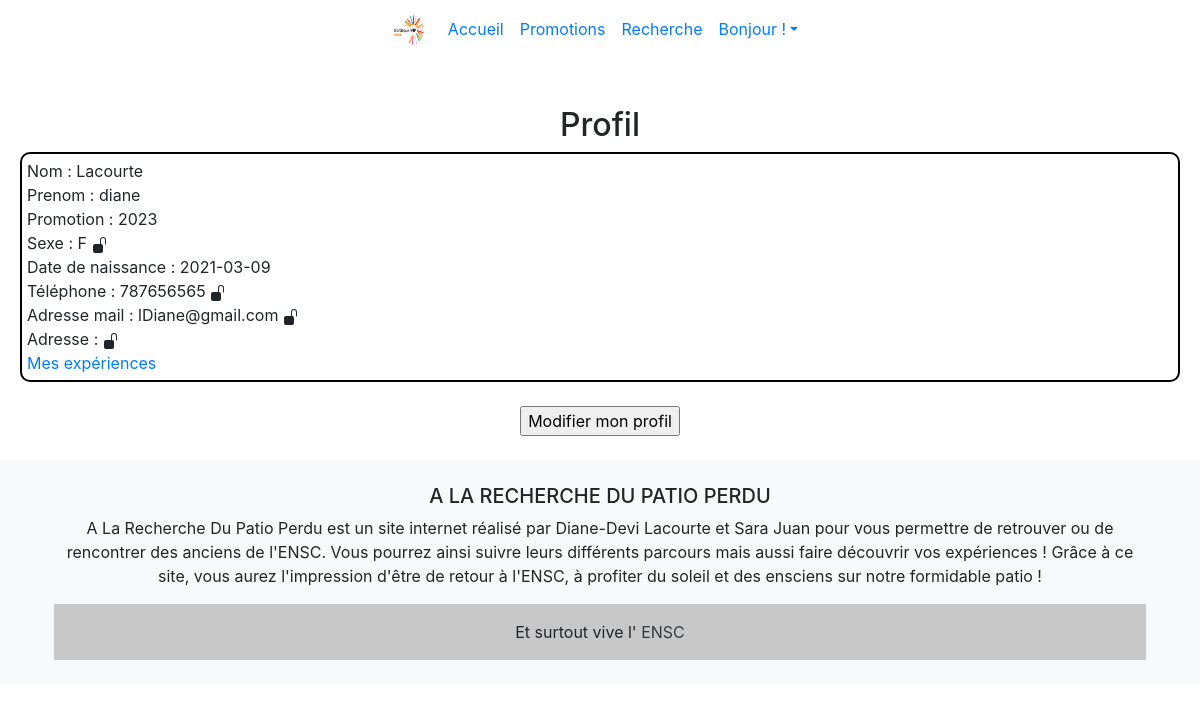
The page /profil.php (signed in) on the database its author committed.
### tables this page shows
CREATE TABLE `eleve` (
  `id_eleve` int(10) NOT NULL,
  `nom_eleve` varchar(50) DEFAULT NULL,
  `prenom_eleve` varchar(50) DEFAULT NULL,
  `sexe` varchar(1) DEFAULT NULL,
  `date_naissance` date DEFAULT NULL,
  `telephone_eleve` int(10) DEFAULT NULL,
  `ad_mail` varchar(50) DEFAULT NULL,
  `ad_postale` varchar(50) DEFAULT NULL,
  `code_postal` int(5) DEFAULT NULL,
  `ville` varchar(50) DEFAULT NULL,
  `annee` int(11) NOT NULL,
  `id_etat` int(11) NOT NULL,
  `id_gestionnaire` int(11) NOT NULL
);

### includes/functions.php (called while the page is built, shortened)
<?php
function getDb() {
    $server = "localhost";
    $username = "alarunru_admin";
    $password = "20kaonashi23";
    $db = "alarunru_anciens";
    return new PDO("mysql:host=$server;dbname=$db;charset=utf8", "$username", "$password",
    array(PDO::ATTR_ERRMODE => PDO::ERRMODE_EXCEPTION));
}
function get_info_from_eleve($nom, $prenom){
    $request = getDb() -> prepare("SELECT * FROM eleve WHERE nom_eleve=? AND prenom_eleve=?");
    $request->execute(array($nom,$prenom));
    return $request;
}
function get_id_etat($nom, $prenom){
    $request=getDB() -> prepare("SELECT id_etat FROM eleve WHERE nom_eleve=? AND prenom_eleve=?");
    $request->execute(array($nom, $prenom));
    return $request;
}
function is_available($id_etat){
    $request = getDB() -> prepare("SELECT * FROM etat WHERE id_etat=?");
    $request -> execute(array($id_etat));
    return $request;
}
function get_utilisateur($user){
    $request=getDB() -> prepare("SELECT nom_eleve, prenom_eleve FROM eleve, acces WHERE acces.id_eleve = eleve.id_eleve
    AND acces.nom_utilisateur=?");
    $request -> execute(array($user));
    return $request;
}
function is_gest_connected(){
    $request=getDB()->prepare("SELECT login_gestionnaire FROM gestionnaire");
    $request->execute();
    $res = $request->fetch();
}

### profil.php (the view, shortened to what this page needs)
<?php
include_once "includes/head.php";
include_once "includes/functions.php";
    $user = $_SESSION['login'];
    $info = get_utilisateur($user);
    $result = $info ->fetchAll();
    foreach( $result as $ligne)
            { $nom = $ligne['nom_eleve'];
                $prenom = $ligne['prenom_eleve'];
            }
    $info = get_info_from_eleve($nom, $prenom);
    $res = $info->fetchAll();
    $etat = get_id_etat($nom, $prenom);
    $id_etat = $etat->fetch();
    $dispo = is_available($id_etat['id_etat']);
    $result = $dispo->fetchAll();?>
<html>
    <?php include_once "includes/header.php";?>
    <h2 class = "titre_page">Profil</h2>
    <div class="cadre">
    <?php
    if (isset($_GET['update'])){
        $update = $_GET['update'];
            ?>
        <form method="POST" action="changeprofil.php" role="form">
        	<fieldset class="titre_page"><legend>Informations Personnelles</legend>
	        <p><input type="text" name="dateNaissance" id="da" placeholder="AAAA-MM-JJ" size="30" maxlength="50" /></p>
	        <p><input type="text" name="promotion" id="promo" placeholder="AAAA" size="30" maxlength="50" /></p>
	        <p>
	        <select name="genre" id="genre">
			<option value="M">Masculin</option>
			<option value="F">Féminin</option>
			<option value="A">Autre</option>
			</select>
			<label class="switch" name="secuGenre">
			<input type="checkbox" name="secuGenre">
			<span class="slider round">Je veux que cette info reste privée</span>
			</label>
            </p>
            <hr/>
			<fieldset class="titre_page"><legend>Contact</legend>
			<p><input type="text" name="tel" id="tel" placeholder="N° de téléphone" size="30" maxlength="50" /></p>
			<label class="switch">
			<input type="checkbox" name="secuTel">
			<span class="slider round">Je veux que cette info reste privée</span>
			</label>
			<p><input type="text" name="mail" id="mail" placeholder="Adresse mail" size="30" maxlength="50" /></p>
			<label class="switch" >
			<input type="checkbox" name="secuMail">
			<span class="slider round">Je veux que cette info reste privée</span>
			</label> </fieldset>
			<hr/>
			<fieldset class="titre_page"><legend>Adresse</legend>
			<label for="poste">Adresse postale : </label><br/>
			<p><input type="text" name="rue" id="rue" placeholder="N°, rue" size="30" maxlength="50" /></p>
			<p><input type="text" name="codeP" id="codeP" placeholder="Code postal" size="30" maxlength="50" /></p>
			<p><input type="text" name="ville" id="ville" placeholder="Nom de la ville" size="30" maxlength=50" /></p>
			<label class="switch" >
			<input type="checkbox" name="secuAd">
			<span class="slider round">Je veux que cette info reste privée</span>
            </label> </fieldset>
            <hr/>
    		<div class="d-flex justify-content-around">
            <input type="button" class="btn btn-default btn-primary" value="Retour" onclick="history.go(-1)">
            <input type="submit" class="btn btn-default btn-primary" value="Valider">
        </div>
            <br/><br/>
        </div>
        </form>
        <?php
    }
    else{
        foreach ($result as $li)
        {
            foreach( $res as $ligne)
            {
                echo "Nom : " .$ligne['nom_eleve'];
                ?> <br/> <?php
                echo "Prenom : " .$ligne['prenom_eleve'];
                ?> <br/> <?php
                echo "Promotion : " .$ligne['annee'];
                ?> <br/> <?php
                echo "Sexe : " .$ligne['sexe'];
                if ($li['sexe']==0){?>   <svg xmlns="http://www.w3.org/2000/svg" width="16" height="16" fill="currentColor" class="bi bi-unlock-fill" viewBox="0 0 16 16">
                    <path d="M11 1a2 2 0 0 0-2 2v4a2 2 0 0 1 2 2v5a2 2 0 0 1-2 2H3a2 2 0 0 1-2-2V9a2 2 0 0 1 2-2h5V3a3 3 0 0 1 6 0v4a.5.5 0 0 1-1 0V3a2 2 0 0 0-2-2z"/>
                  </svg><?php
                  }
                  else {?>   <svg xmlns="http://www.w3.org/2000/svg" width="16" height="16" fill="currentColor" class="bi bi-lock-fill" viewBox="0 0 16 16">
                    <path d="M8 1a2 2 0 0 1 2 2v4H6V3a2 2 0 0 1 2-2zm3 6V3a3 3 0 0 0-6 0v4a2 2 0 0 0-2 2v5a2 2 0 0 0 2 2h6a2 2 0 0 0 2-2V9a2 2 0 0 0-2-2z"/>
                  </svg> <?php
                  }
                ?> <br/> <?php
                echo "Date de naissance : " .$ligne['date_naissance']; ?><br/><?php
                echo "Téléphone : " .$ligne['telephone_eleve'];
                if ($li['telephone_eleve']==0){?>   <svg xmlns="http://www.w3.org/2000/svg" width="16" height="16" fill="currentColor" class="bi bi-unlock-fill" viewBox="0 0 16 16">
                    <path d="M11 1a2 2 0 0 0-2 2v4a2 2 0 0 1 2 2v5a2 2 0 0 1-2 2H3a2 2 0 0 1-2-2V9a2 2 0 0 1 2-2h5V3a3 3 0 0 1 6 0v4a.5.5 0 0 1-1 0V3a2 2 0 0 0-2-2z"/>
                  </svg><?php
                  }
                  else {?>   <svg xmlns="http://www.w3.org/2000/svg" width="16" height="16" fill="currentColor" class="bi bi-lock-fill" viewBox="0 0 16 16">
                    <path d="M8 1a2 2 0 0 1 2 2v4H6V3a2 2 0 0 1 2-2zm3 6V3a3 3 0 0 0-6 0v4a2 2 0 0 0-2 2v5a2 2 0 0 0 2 2h6a2 2 0 0 0 2-2V9a2 2 0 0 0-2-2z"/>
                  </svg> <?php
                  }
                ?> <br/> <?php
                echo "Adresse mail : " .$ligne['ad_mail'];
                if ($li['ad_mail']==0){?>   <svg xmlns="http://www.w3.org/2000/svg" width="16" height="16" fill="currentColor" class="bi bi-unlock-fill" viewBox="0 0 16 16">
                    <path d="M11 1a2 2 0 0 0-2 2v4a2 2 0 0 1 2 2v5a2 2 0 0 1-2 2H3a2 2 0 0 1-2-2V9a2 2 0 0 1 2-2h5V3a3 3 0 0 1 6 0v4a.5.5 0 0 1-1 0V3a2 2 0 0 0-2-2z"/>
                  </svg><?php
                  }
                  else {?>   <svg xmlns="http://www.w3.org/2000/svg" width="16" height="16" fill="currentColor" class="bi bi-lock-fill" viewBox="0 0 16 16">
                    <path d="M8 1a2 2 0 0 1 2 2v4H6V3a2 2 0 0 1 2-2zm3 6V3a3 3 0 0 0-6 0v4a2 2 0 0 0-2 2v5a2 2 0 0 0 2 2h6a2 2 0 0 0 2-2V9a2 2 0 0 0-2-2z"/>
                  </svg> <?php
                  }
                  ?> <br/> <?php
                echo "Adresse : " .$ligne['ad_postale']." ".$ligne['code_postal']." ".$ligne['ville'];
                if ($li['ad_postale']==0){?>   <svg xmlns="http://www.w3.org/2000/svg" width="16" height="16" fill="currentColor" class="bi bi-unlock-fill" viewBox="0 0 16 16">
                    <path d="M11 1a2 2 0 0 0-2 2v4a2 2 0 0 1 2 2v5a2 2 0 0 1-2 2H3a2 2 0 0 1-2-2V9a2 2 0 0 1 2-2h5V3a3 3 0 0 1 6 0v4a.5.5 0 0 1-1 0V3a2 2 0 0 0-2-2z"/>
                  </svg><?php
                  }
                  else {?>   <svg xmlns="http://www.w3.org/2000/svg" width="16" height="16" fill="currentColor" class="bi bi-lock-fill" viewBox="0 0 16 16">
                    <path d="M8 1a2 2 0 0 1 2 2v4H6V3a2 2 0 0 1 2-2zm3 6V3a3 3 0 0 0-6 0v4a2 2 0 0 0-2 2v5a2 2 0 0 0 2 2h6a2 2 0 0 0 2-2V9a2 2 0 0 0-2-2z"/>
                  </svg> <?php
                  }
            }
        }
        ?><br/>
        <a href="mesexp.php">Mes expériences</a>
        </div>
        <br/>
        <form  name="x" action="profil.php?update=true&nom=<?php echo "$nom"?>&prenom=<?php echo "$prenom"?>" method="post"><input style="display:block; margin:auto;" type="submit" value="Modifier mon profil"></form><br/>
    <?php } ?>
        <?php
 include_once "includes/footer.php"; ?>
</html>

### css/style.css (style rules this page uses)
.titre_page, .soustitre { text-align:center; padding-right: 10px; padding-left:10px; }
.cadre { border-width:2px; border-style: solid; border-color: black; border-radius: 10px; margin-left:20px; margin-right: 20px; padding: 5px; }

### rows shown on the page
eleve: nom_eleve "Lacourte", prenom_eleve "diane", annee "2023", sexe "F", date_naissance "2021-03-09", telephone_eleve "787656565", ad_mail "lDiane@gmail.com"
